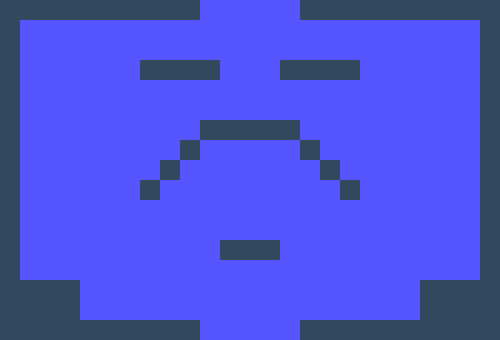

Below is a game level as drawn by its tile map, then a one-line description and the .tmx file that defines it, in full:
An orthogonal 25x17 tile map with 20x20 px tiles, 1 tile layer (Tile Layer 1).

<map version="1.0" orientation="orthogonal" renderorder="right-down" width="25" height="17" tilewidth="20" tileheight="20" backgroundcolor="#5555ff" nextobjectid="1">
 <tileset firstgid="1" name="tileset" tilewidth="20" tileheight="20">
  <image source="tileset.png" width="40" height="20" />
 </tileset>
 <layer name="Tile Layer 1" width="25" height="17">
  <data encoding="csv">
1,1,1,1,1,1,1,1,1,1,0,0,0,0,0,1,1,1,1,1,1,1,1,1,1,
1,0,0,0,0,0,0,0,0,0,0,0,0,0,0,0,0,0,0,0,0,0,0,0,1,
1,0,0,0,0,0,0,0,0,0,0,0,0,0,0,0,0,0,0,0,0,0,0,0,1,
1,0,0,0,0,0,0,1,1,1,1,0,0,0,1,1,1,1,0,0,0,0,0,0,1,
1,0,0,0,0,0,0,0,0,0,0,0,0,0,0,0,0,0,0,0,0,0,0,0,1,
1,0,0,0,0,0,0,0,0,0,0,0,0,0,0,0,0,0,0,0,0,0,0,0,1,
1,0,0,0,0,0,0,0,0,0,1,1,1,1,1,0,0,0,0,0,0,0,0,0,1,
1,0,0,0,0,0,0,0,0,1,0,0,0,0,0,1,0,0,0,0,0,0,0,0,1,
1,0,0,0,0,0,0,0,1,0,0,0,0,0,0,0,1,0,0,0,0,0,0,0,1,
1,0,0,0,0,0,0,1,0,0,0,0,0,0,0,0,0,1,0,0,0,0,0,0,1,
1,0,0,0,0,0,0,0,0,0,0,0,0,0,0,0,0,0,0,0,0,0,0,0,1,
1,0,0,0,0,0,0,0,0,0,0,0,0,0,0,0,0,0,0,0,0,0,0,0,1,
1,0,0,0,0,0,0,0,0,0,0,1,1,1,0,0,0,0,0,0,0,0,0,0,1,
1,0,0,0,0,0,0,0,0,0,0,0,0,0,0,0,0,0,0,0,0,0,0,0,1,
1,1,1,1,0,0,0,0,0,0,0,0,0,0,0,0,0,0,0,0,0,1,1,1,1,
1,1,1,1,0,0,0,0,0,0,0,0,0,0,0,0,0,0,0,0,0,1,1,1,1,
1,1,1,1,1,1,1,1,1,1,0,0,0,0,0,1,1,1,1,1,1,1,1,1,1
</data>
 </layer>
</map>
